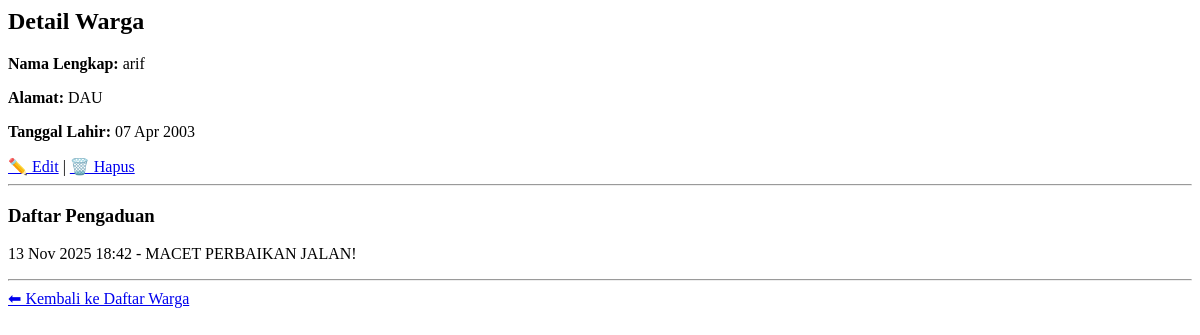
/4/, run on an earlier commit of the app's database.
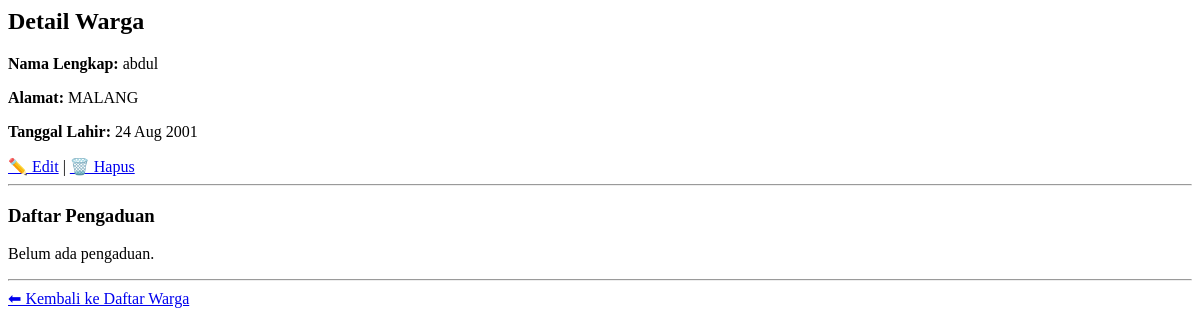
And on a later commit of the database.
### warga/models.py (models this page shows, shortened)
class Warga(models.Model):
    nama_lengkap = models.CharField(max_length=255)
    alamat = models.TextField()
    tanggal_lahir = models.DateField(null=True, blank=True)

class Pengaduan(models.Model):
    warga = models.ForeignKey(Warga, on_delete=models.CASCADE)
    isi_pengaduan = models.TextField()
    tanggal = models.DateTimeField(auto_now_add=True)

### warga/views.py (the view)
# urls.py: path('<int:pk>/', views.warga_detail, name='warga_detail'),
def warga_detail(request, pk):
    warga = get_object_or_404(Warga, pk=pk)
    pengaduan = Pengaduan.objects.filter(warga=warga)
    return render(request, 'warga/warga_detail.html', {
        'warga': warga,
        'pengaduan': pengaduan
    })

### warga/templates/warga/warga_detail.html
<h2>Detail Warga</h2>
<p><b>Nama Lengkap:</b> {{ warga.nama_lengkap }}</p>
<p><b>Alamat:</b> {{ warga.alamat }}</p>
<p><b>Tanggal Lahir:</b> {{ warga.tanggal_lahir|date:"d M Y" }}</p>
<a href="{% url 'edit_warga' pk=warga.pk %}">✏️ Edit</a> |
<a href="{% url 'hapus_warga' pk=warga.pk %}">🗑️ Hapus</a>
<hr>
<h3>Daftar Pengaduan</h3>
{% if pengaduan %}
  {% for p in pengaduan %}
    <p>{{ p.tanggal|date:"d M Y H:i" }} - {{ p.isi_pengaduan }}</p>
  {% endfor %}
{% else %}
  <p>Belum ada pengaduan.</p>
{% endif %}
<hr>
<a href="{% url 'warga_list' %}">⬅ Kembali ke Daftar Warga</a>

What changed in the data, as far as the page shows it:
removed Pengaduan: tanggal "13 Nov 2025 18:42", isi_pengaduan "MACET PERBAIKAN JALAN!"
changed Warga: nama_lengkap "arif" → "abdul"; alamat "DAU" → "MALANG"; tanggal_lahir "07 Apr 2003" → "24 Aug 2001"
Also different on the page:
text now shown: "Belum ada pengaduan."
